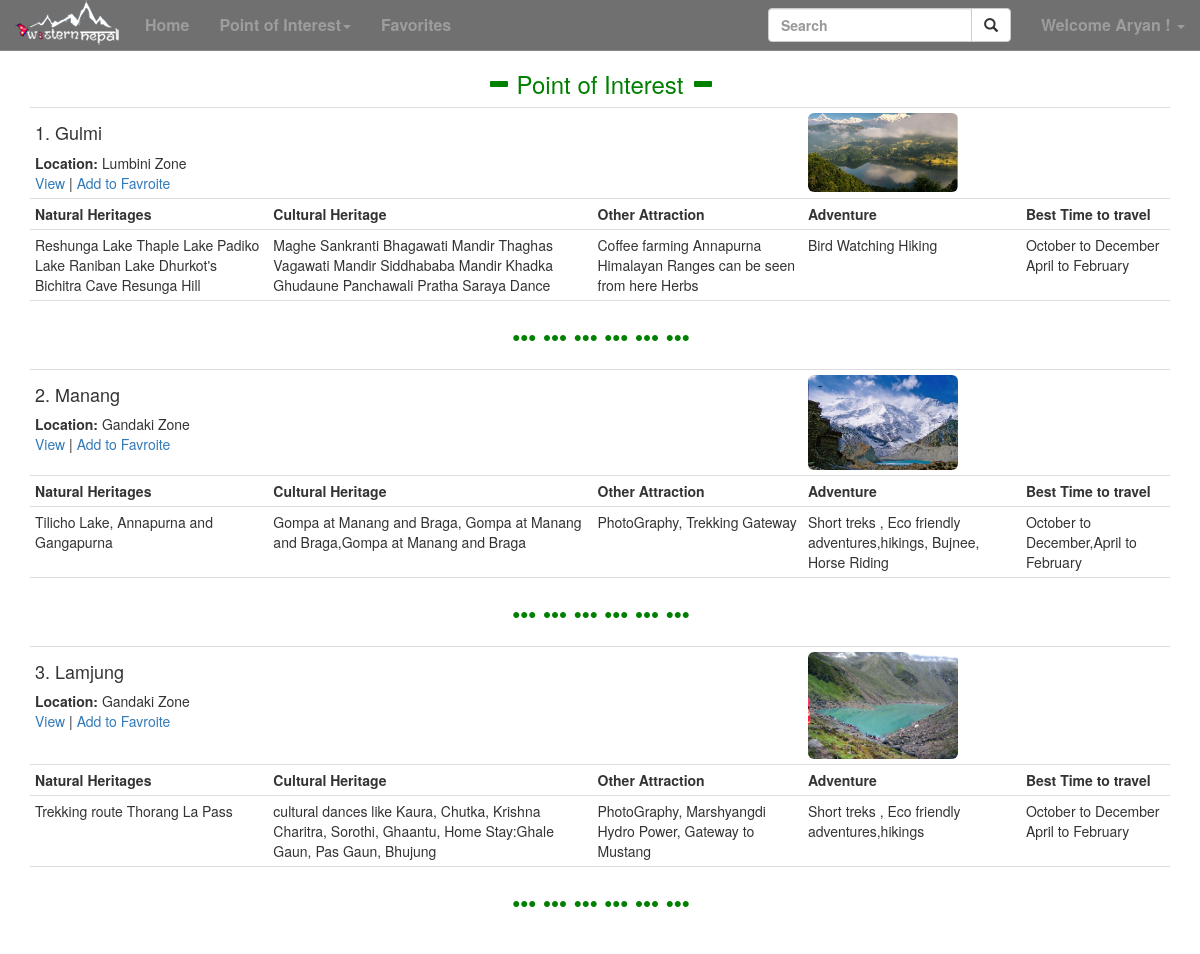
Screenshot of /userPortal.php (signed in) with the database file from the repository.
### tables this page shows
CREATE TABLE `places` (
  `placeID` int(11) NOT NULL,
  `placeName` varchar(50) NOT NULL,
  `location` varchar(50) NOT NULL,
  `NHeritages` text NOT NULL COMMENT 'Natural Heritages',
  `CnRHeritages` text NOT NULL COMMENT 'Cultural/Religious Heritages',
  `OAttractions` text NOT NULL COMMENT 'Other Attractions',
  `Adventure` text NOT NULL COMMENT 'Adventure Options',
  `travelTime` text NOT NULL COMMENT 'Best time to Travel',
  `image` text NOT NULL COMMENT 'Image of location'
);

### userPortal.php (the view, shortened to what this page needs)
<!DOCTYPE html>
 <html lang="en">
 <head>
 	<link rel="stylesheet" href="assets/lib/bootstrap/css/bootstrap.css">
 </head>
 <?php include('include/userHeader.php'); ?>
<body style="padding-top: 50px;">
	<div class="container">
		<div class="row">
			<div class="col-md-12">
				<h3 align="center">
		        	<span style="color: green;">
		        		<span class="glyphicon glyphicon-minus" aria-hidden="true"></span>
		        		Point of Interest
		        		<span class="glyphicon glyphicon-minus" aria-hidden="true"></span>
		        	</span>
	        	</h3>
				<table class="table table-hover table-condensed " >
	        	<?php
					$sql="SELECT * FROM places";
					$i=0;
					if($result = mysqli_query($cn, $sql)):
						if(mysqli_num_rows($result) > 0):
							while($row = mysqli_fetch_array($result)):?>
					<tr>
	        			<td colspan="3" >
	        				<h4><?php echo ++$i.". ".$row[1]?></h4>
	        				<strong>Location:</strong> <?=$row[2]?><br>
	        				<a href="view.php?id=<?= $row[0];?>&action=view" target="_blank">View </a>|
	        				<a href="view.php?id=<?= $row[0];?>&action=addFav">Add to Favroite </a>
	        			</td>
	        			<td colspan="2">
	        				<img src="admin/uploads/<?=$row[8]?>" class="img-responsive img-rounded" alt="Update preview of <?=$row[1]?>" style="width:150px;height:auto;"">
	        			</td>
	        		</tr>
	        			<th>Natural Heritages</th></a>
	        			<th>Cultural Heritage</th>
	        			<th>Other Attraction</th>
	        			<th>Adventure</th>
	        			<th>Best Time to travel</th>
	        		<tr>
	        			<td><?=$row[3]?></td>
	        			<td><?=$row[4]?></td>
	        			<td><?=$row[5]?></td>
	        			<td><?=$row[6]?></td>
	        			<td><?=$row[7]?></td>
	        		</tr>
					<tr>
	        			<td colspan="5" align="center">
							<h3 style="color: green;">
								<span class="glyphicon glyphicon-option-horizontal" aria-hidden="true"></span>
								<span class="glyphicon glyphicon-option-horizontal" aria-hidden="true"></span>
								<span class="glyphicon glyphicon-option-horizontal" aria-hidden="true"></span>
								<span class="glyphicon glyphicon-option-horizontal" aria-hidden="true"></span>
								<span class="glyphicon glyphicon-option-horizontal" aria-hidden="true"></span>
								<span class="glyphicon glyphicon-option-horizontal" aria-hidden="true"></span>
							</h3>
	        			</td>
	        		</tr>
	        		<?php endwhile; endif; endif; ?>
	        	</table>
	        </div>
		</div>
	</div>
</body>
</html>

### rows the page displays
places: placeName "Gulmi", location "Lumbini Zone", image (picture), NHeritages "Reshunga Lake Thaple Lake Padiko Lake Raniban Lake Dhurkot's Bichitra Cave Resunga Hill", CnRHeritages "Maghe Sankranti Bhagawati Mandir Thaghas Vagawati Mandir Siddhababa Mandir Khadka Ghudaune Panchawali Pratha Saraya Dance", OAttractions "Coffee farming Annapurna Himalayan Ranges can be seen from here Herbs", Adventure "Bird Watching Hiking", travelTime "October to December April to February"
places: placeName "Manang", location "Gandaki Zone", image (picture), NHeritages "Tilicho Lake, Annapurna and Gangapurna", CnRHeritages "Gompa at Manang and Braga, Gompa at Manang and Braga,Gompa at Manang and Braga", OAttractions "PhotoGraphy, Trekking Gateway", Adventure "Short treks , Eco friendly adventures,hikings, Bujnee, Horse Riding", travelTime "October to December,April to February"
places: placeName "Lamjung", location "Gandaki Zone", image (picture), NHeritages "Trekking route Thorang La Pass", CnRHeritages "cultural dances like Kaura, Chutka, Krishna Charitra, Sorothi, Ghaantu, Home Stay:Ghale Gaun, Pas Gaun, Bhujung", OAttractions "PhotoGraphy, Marshyangdi Hydro Power, Gateway to Mustang", Adventure "Short treks , Eco friendly adventures,hikings", travelTime "October to December April to February"

### other values shown
$_SESSION['userName'] "Aryan"
